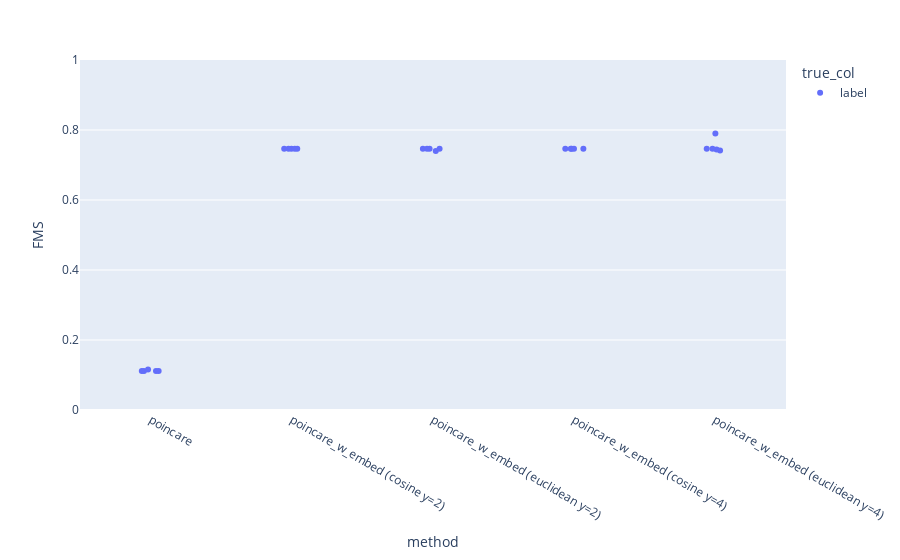

Notebook cell for this chart:
### Markdown cell above
### FMS

### Code cell
fig = px.strip(df_results_clust, x='method', y='FMS', color = "true_col")
fig.update_yaxes(range = [0,1])
fig.show()

# Need to add the original poincaré method

### Figure 1 — Plotly figure (JSON) as saved in the notebook; plotly's stock layout.template omitted (floating-point values rounded to 4 significant figures)
{"data": [{"alignmentgroup": "True", "boxpoints": "all", "fillcolor": "rgba(255,255,255,0)", "hoveron": "points", "hovertemplate": "true_col=label<br>method=%{x}<br>FMS=%{y}<extra></extra>", "legendgroup": "label", "line": {"color": "rgba(255,255,255,0)"}, "marker": {"color": "#636efa"}, "name": "label", "offsetgroup": "label", "orientation": "v", "pointpos": 0, "showlegend": true, "type": "box", "x": ["poincare", "poincare_w_embed (cosine y=2)", "poincare_w_embed (euclidean y=2)", "poincare_w_embed (cosine y=4)", "poincare_w_embed (euclidean y=4)", "poincare", "poincare_w_embed (cosine y=2)", "poincare_w_embed (euclidean y=2)", "poincare_w_embed (cosine y=4)", "poincare_w_embed (euclidean y=4)", "poincare", "poincare_w_embed (cosine y=2)", "poincare_w_embed (euclidean y=2)", "poincare_w_embed (cosine y=4)", "poincare_w_embed (euclidean y=4)", "poincare", "poincare_w_embed (cosine y=2)", "poincare_w_embed (euclidean y=2)", "poincare_w_embed (cosine y=4)", "poincare_w_embed (euclidean y=4)", "poincare", "poincare_w_embed (cosine y=2)", "poincare_w_embed (euclidean y=2)", "poincare_w_embed (cosine y=4)", "poincare_w_embed (euclidean y=4)"], "x0": " ", "xaxis": "x", "y": [0.1114, 0.7462, 0.7403, 0.7462, 0.7903, 0.1114, 0.7462, 0.7462, 0.7462, 0.7414, 0.1114, 0.7462, 0.7462, 0.7462, 0.7442, 0.1114, 0.7462, 0.7462, 0.7462, 0.7462, 0.1154, 0.7462, 0.7462, 0.7462, 0.7462], "y0": " ", "yaxis": "y"}], "layout": {"boxmode": "group", "legend": {"title": {"text": "true_col"}, "tracegroupgap": 0}, "margin": {"t": 60}, "xaxis": {"anchor": "y", "domain": [0, 1], "title": {"text": "method"}}, "yaxis": {"anchor": "x", "domain": [0, 1], "range": [0, 1], "title": {"text": "FMS"}}}}
